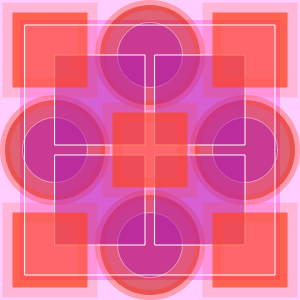
Frame 1 (no input)
Frame 60 (no input): identical to frame 1, image omitted
Frame 120 (the mouse pressed at the canvas centre since frame 60): identical to frame 1, image omitted

The p5.js sketch that drew this single still picture (run headless with seeded random() and noise() and a simulated clock; from frame 60 on, the mouse is pressed at the canvas centre):

// p5.js sketch
// ── sketch.js
function setup() {
    createCanvas(300, 300);
}

function draw() {
    
    background(255)
    rectMode(CENTER);

// BACKGROUND SQUARE/FILL COLOUR
    fill(255, 0, 255, 100)
    stroke(255, 130)
    strokeWeight(40)
    square(150, 150, 300)


     //OUTER CIRCLES   
    stroke(255, 50, 0, 80)
    strokeWeight(10)
    fill(200, 10, 0, 140)
    circle(55, 150, 100);
    circle(150, 55, 100);
    circle(245, 150, 100);
    circle(150, 245, 100);

//INNER CIRCLES
    fill(170, 10, 160, 130)
    stroke(255, 116)
    strokeWeight(1)
    circle(55, 150, 65);
    circle(150, 55, 65);
    circle(245, 150, 65);
    circle(150, 245, 65);

// 4 LARGER INNER SQUARES
stroke(255)
    strokeWeight(1)
    square(100, 100, 90);
    square(200, 100, 90);
    square(100, 200, 90);
    square(200, 200, 90);
  
// 5 SMALL OUTER AND CENTRE SQUARES
    stroke(255, 50, 0, 40)
    strokeWeight(20)
    fill(255, 50, 0, 160)
    rect(150, 150, 75)
    rect(250, 250, 75)
    rect(250, 50, 75)
    rect(50, 50, 75)
    rect(50, 250, 75)

    stroke(255)
    strokeWeight(1)
    fill(255, 20)
    square(150, 150, 250)
    
}
